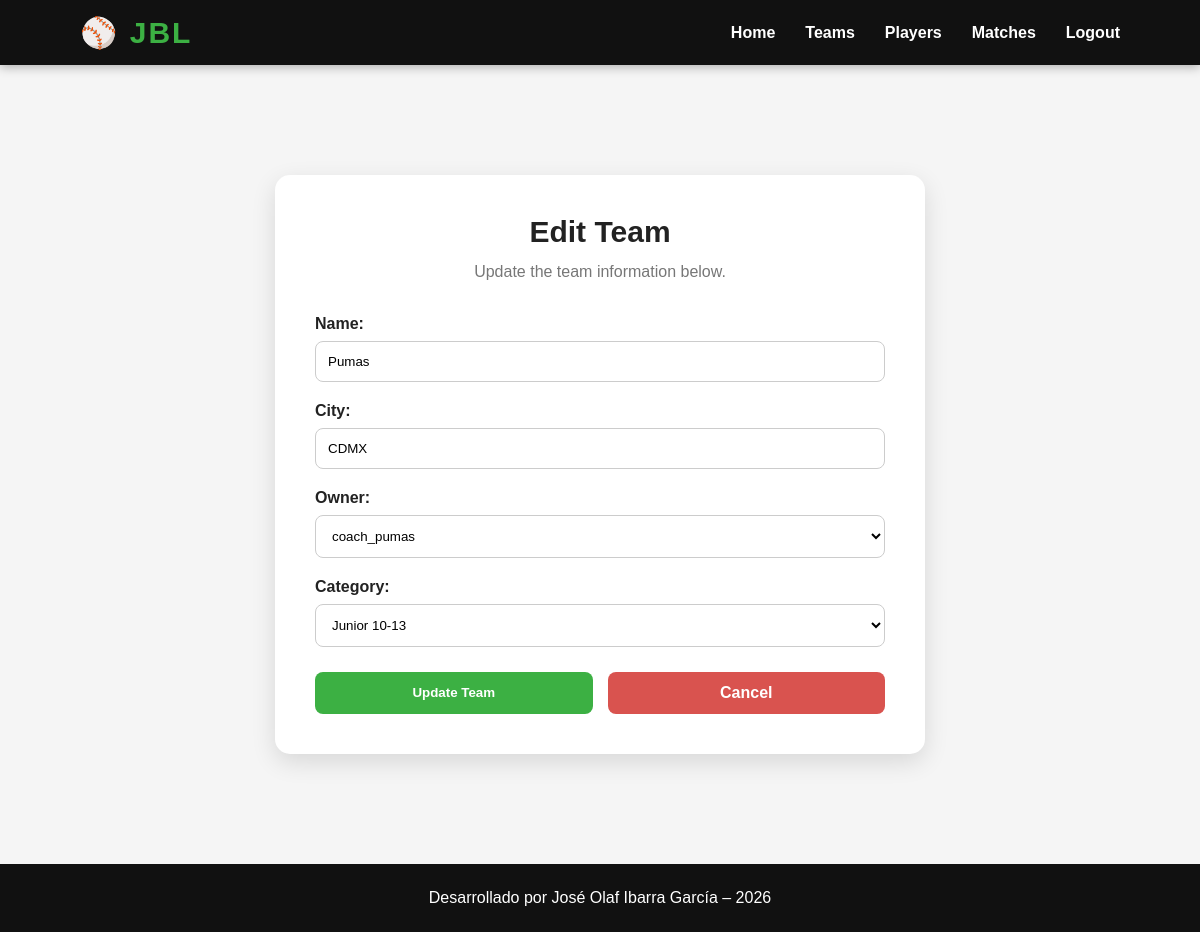
Page /league/teams/edit/1/ (signed in) on the committed database.
### apps/league/models.py (models this page shows, shortened)
class Team(models.Model):
    CATEGORY_CHOICES = [
        ("STARTER", "Starter 6-9"),
        ("JUNIOR", "Junior 10-13"),
        ("UPPER", "Upper 14-17"),
    ]
    name = models.CharField(
        max_length=100,
        unique=True
    )
    city = models.CharField(
        max_length=100
    )
    owner = models.ForeignKey(
        User,
        on_delete=models.CASCADE,
        related_name="teams"
    )
    category = models.CharField(
        max_length=10,
        choices=CATEGORY_CHOICES,
        default="STARTER"
    )

### apps/league/views.py (the view)
# urls.py: path("teams/edit/<int:pk>/", views.TeamUpdateView.as_view(), name="team_update"),
class TeamUpdateView(LoginRequiredMixin, UpdateView):
    model = Team
    fields = ["name", "city", "owner", "category"]
    template_name = "league/team_form.html"
    success_url = reverse_lazy("team_list")
    def dispatch(self, request, *args, **kwargs):
        team = self.get_object()
        if request.user.is_superuser:
            return super().dispatch(request, *args, **kwargs)
        if request.user.is_staff and team.owner == request.user:
            return super().dispatch(request, *args, **kwargs)
        raise PermissionDenied
    def get_form(self):
        form = super().get_form()
        if not self.request.user.is_superuser:
            form.fields["owner"].queryset = form.fields["owner"].queryset.filter(
                pk=self.request.user.pk
            )
        return form

### apps/league/templates/league/team_form.html (shortened to what this page needs)
{% extends "league/base.html" %}
{% block content %}
<section class="container form-section">
    <div class="form-card">
        <h2>
            {% if object %}
                Edit Team
            {% else %}
                Register New Team
            {% endif %}
        </h2>
        <p class="form-subtitle">
            {% if object %}
                Update the team information below.
            {% else %}
                Complete the team information below.
            {% endif %}
        </p>
        <form method="post" class="main-form">
            {% for field in form %}
                <p>
                    {{ field.label_tag }}
                    {{ field }}
                </p>
            {% endfor %}
            <div class="form-actions">
                <button type="submit" class="btn">
                    {% if object %}Update Team{% else %}Save Team{% endif %}
                </button>
                <a href="{% url 'team_list' %}" class="btn-secondary">Cancel</a>
            </div>
        </form>
    </div>
</section>
{% endblock %}

### apps/league/static/league/css/style.css (style rules this page uses)
* { margin:0; padding:0; box-sizing:border-box; font-family:Arial, Helvetica, sans-serif; }
body { background:#f5f5f5; color:#222; }
.container { width:85%; margin:50px auto; }
.form-section { display:flex; justify-content:center; align-items:center; padding:60px 20px; }
.form-card { width:100%; max-width:650px; background:white; padding:40px; border-radius:15px; box-shadow:0 8px 25px rgba(0,0,0,.12); }
.form-card h2 { text-align:center; margin-bottom:10px; font-size:30px; }
.form-subtitle { text-align:center; color:#777; margin-bottom:30px; line-height:1.6; }
.main-form p { margin-bottom:20px; }
.main-form label { display:block; font-weight:bold; margin-bottom:8px; }
.main-form input, .main-form select, .main-form textarea { width:100%; padding:12px; border:1px solid #ccc; border-radius:8px; outline:none; transition:.3s; background:white; }
.form-actions { margin-top:25px; display:flex; gap:15px; flex-wrap:wrap; }
.btn { flex:1; background:#3cb043; color:white; padding:12px; border:none; border-radius:8px; cursor:pointer; font-weight:bold; text-align:center; transition:.3s; min-width:160px; }
.btn-secondary { flex:1; background:#d9534f; color:white; padding:12px; border-radius:8px; text-align:center; text-decoration:none; font-weight:bold; transition:.3s; min-width:160px; }

### rows in the picture
Team: form "Pumas" "CDMX" "coach_pumas" "Junior 10-13"

### other values in the picture
{{ field.label_tag }} "Name:" "City:" "Owner:" "Category:"
